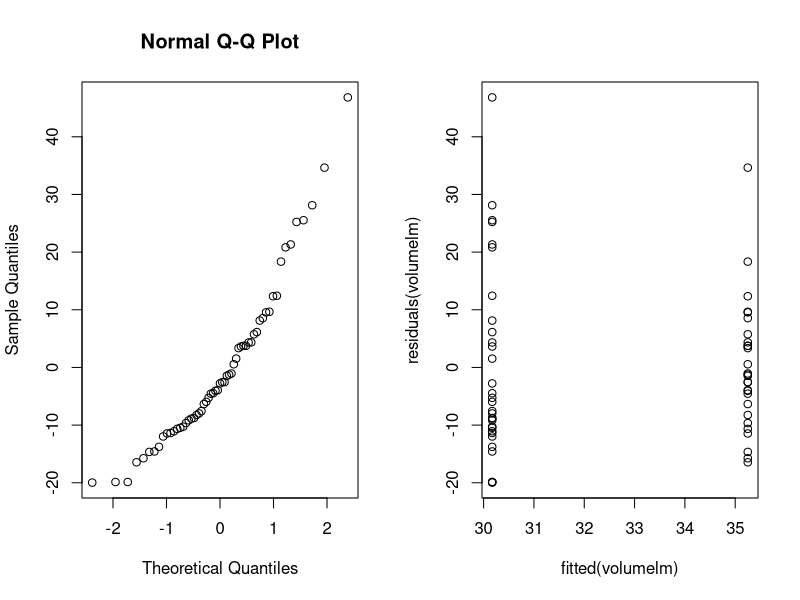
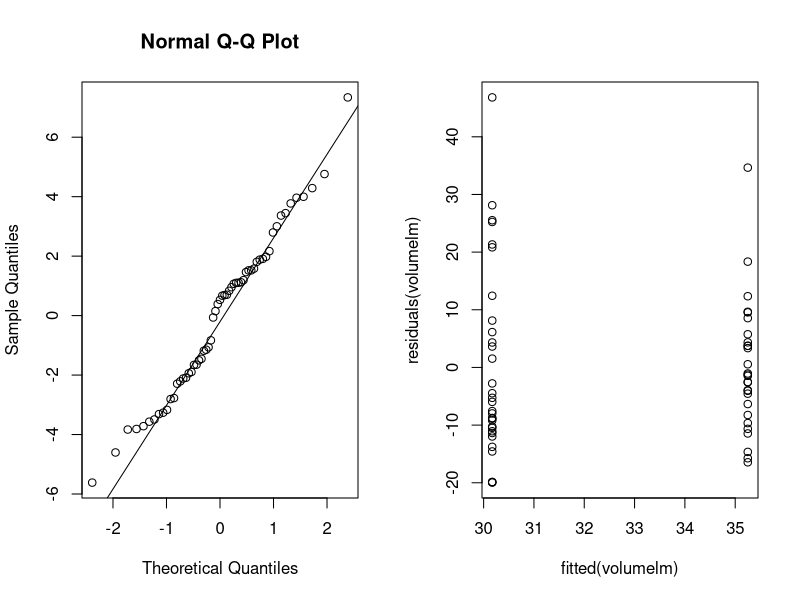
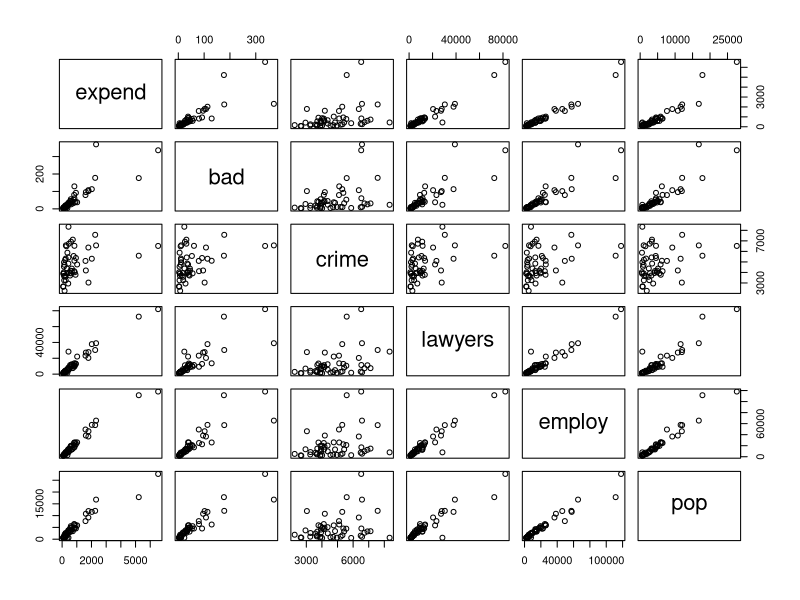
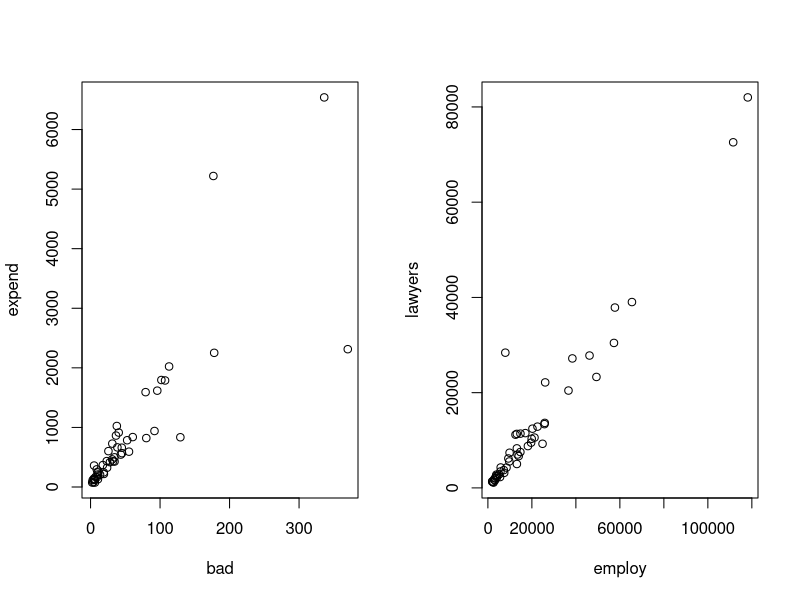
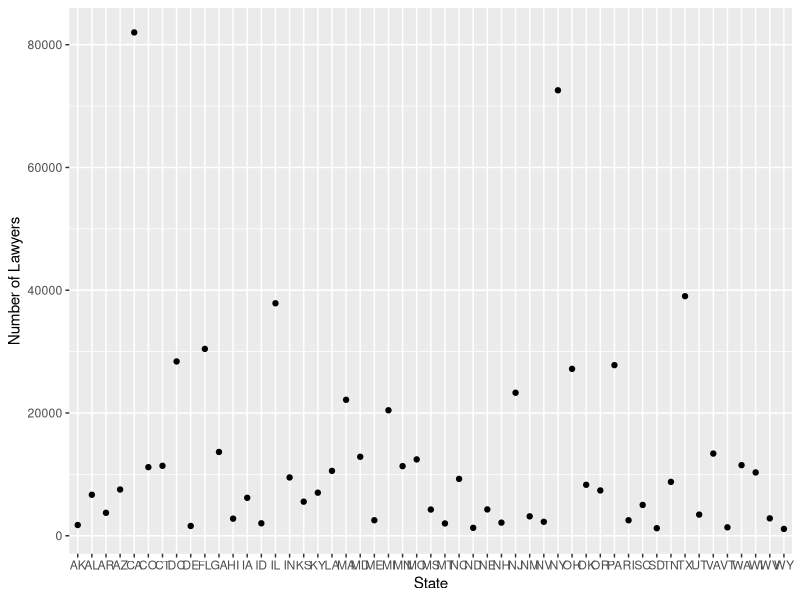
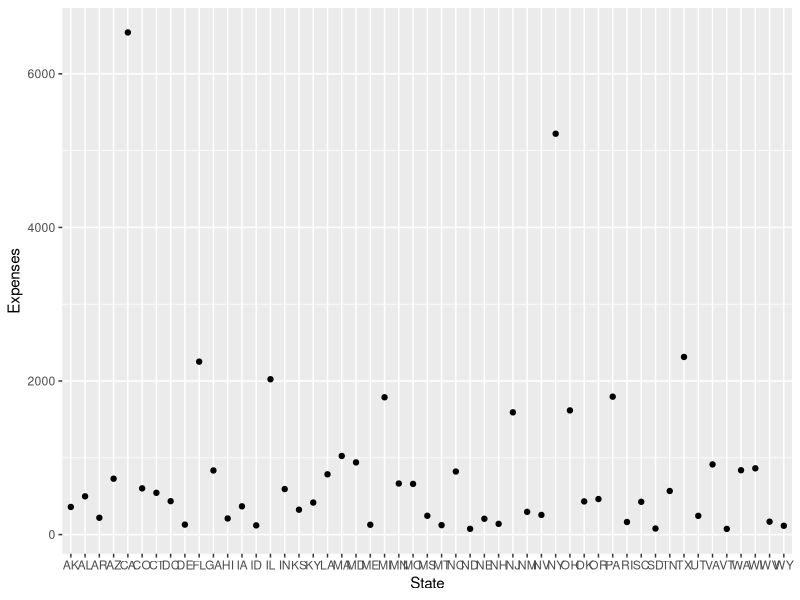
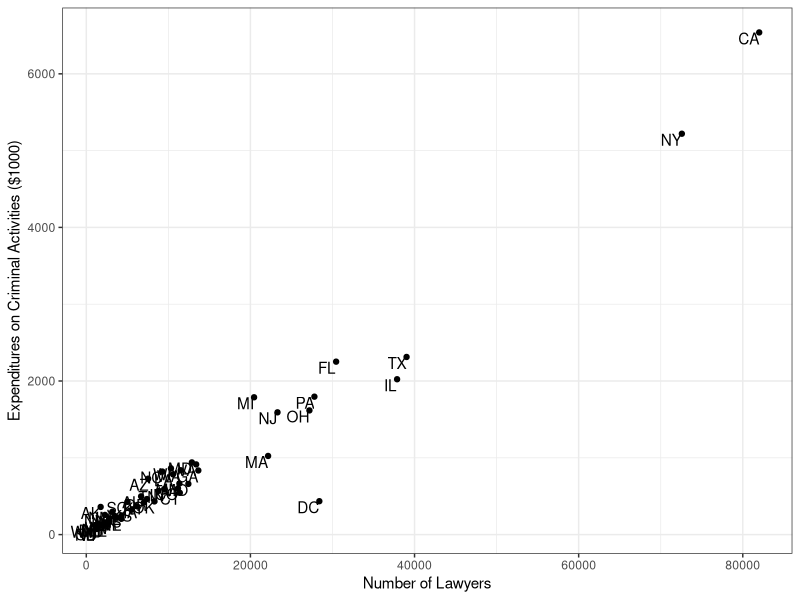
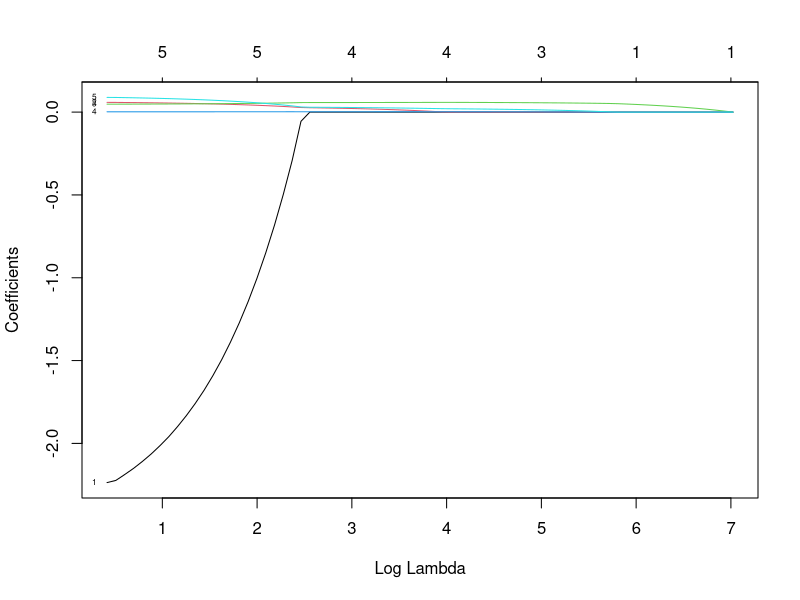

Write the R code that produced these figures, in order. (Note: this script raises an error after producing the figures.)
## ---- chunk 1
treeVolume = read.table("treeVolume.txt", header = T)
head(treeVolume)
## ---- chunk 2
volumelm = lm(volume ~ factor(type), data = treeVolume)
anova(volumelm)
## ---- chunk 3
par(mfrow=c(1,2))
qqnorm(residuals(volumelm))
plot(fitted(volumelm), residuals(volumelm))
par(mfrow=c(1,1))
## ---- chunk 4
t.test(volume ~ factor(type), data=treeVolume)
## ---- chunk 5
volumelm1 = lm(volume ~ height + factor(type) * diameter, data = treeVolume)
anova(volumelm1)
## ---- chunk 6
volumelm2 = lm(volume ~ diameter + factor(type) * height, data = treeVolume)
anova(volumelm2)
## ---- chunk 7
volumeFulllm = lm(volume ~ diameter + height + factor(type), data = treeVolume)
anova(volumeFulllm)
## ---- chunk 8
volumeFulllm = lm(volume ~ diameter + height, data = treeVolume)
anova(volumeFulllm)
## ---- chunk 9
volumeFulllm = lm(volume ~ diameter * height, data = treeVolume)
anova(volumeFulllm)
## ---- chunk 10
par(mfrow=c(1,2))
qqnorm(residuals(volumeFulllm))
qqline(residuals(volumeFulllm))
plot(fitted(volumelm), residuals(volumelm))
par(mfrow=c(1,1))

## ---- chunk 11
d = mean(treeVolume$diameter)
h = mean(treeVolume$height)
avgTree = data.frame(diameter=d, height=h, type="oak")

unname(predict(volumeFulllm, avgTree))

## ---- chunk 12
perfectVolume = pi * (treeVolume$diameter / 2)**2 * treeVolume$height
volumePerfectlm = lm(treeVolume$volume ~ perfectVolume)
anova(volumePerfectlm)
## ---- chunk 13
summary(volumeFulllm)
summary(volumePerfectlm)
## ---- chunk 14
expensescrime = read.table("expensescrime.txt", header = T)
pairs(expensescrime[,-1])
## ---- chunk 15
par(mfrow=c(1,2))
plot(expend ~ bad, data=expensescrime)
plot(lawyers ~ employ, data=expensescrime)
par(mfrow=c(1,1))
## ---- chunk 16
library(ggplot2)

# number of lawyers per state
ggplot(expensescrime, aes(x = state, y = lawyers)) +
  geom_point() +
  labs(x = "State", y = "Number of Lawyers") 

#expenses per state
ggplot(expensescrime, aes(x = state, y = expend)) +
  geom_point() +
  labs(x = "State", y = "Expenses") 

#check what states are outliers in terms of expenses and lawyers 
ggplot(expensescrime, aes(x = lawyers, y = expend, label = state)) +
  geom_point() +
  geom_text(vjust = 1, hjust = 1) +
  labs(x = "Number of Lawyers", y = "Expenditures on Criminal Activities ($1000)") +
  theme_bw()

## ---- chunk 17
summary(lm(expend ~ bad, data=expensescrime))$r.squared
summary(lm(expend ~ crime, data=expensescrime))$r.squared
summary(lm(expend ~ lawyers, data=expensescrime))$r.squared
summary(lm(expend ~ employ, data=expensescrime))$r.squared
summary(lm(expend ~ pop, data=expensescrime))$r.squared


## ---- chunk 18
summary(lm(expend ~ employ + bad, data=expensescrime))$r.squared
summary(lm(expend ~ employ + crime, data=expensescrime))$r.squared
summary(lm(expend ~ employ + lawyers, data=expensescrime))$r.squared
summary(lm(expend ~ employ + pop, data=expensescrime))$r.squared
## ---- chunk 19
summary(lm(expend ~ employ + lawyers + bad, data=expensescrime))$r.squared
summary(lm(expend ~ employ + lawyers + crime, data=expensescrime))$r.squared
summary(lm(expend ~ employ + lawyers + pop, data=expensescrime))$r.squared
## ---- chunk 20
model = lm(expend ~ employ + lawyers, data=expensescrime)
## ---- chunk 21
newData = data.frame(bad=50, crime=5000, lawyers=5000, employ=5000, pop=5000)
predict(model, newData, interval = 'prediction')
## ---- chunk 22
# columns 1 (state), 2 (expend)
x=as.matrix(expensescrime[,-1:-2])
y=expensescrime[,2]

train=sample(1:nrow(x),2/3*nrow(x))
x.train=x[train,]; y.train=y[train]
x.test=x[-train,]; y.test = y[-train]
## ---- chunk 23
library(glmnet)
lasso.model=glmnet(x.train, y.train, alpha=1)
lasso.cv=cv.glmnet(x.train, y.train, alpha=1, type.measure="mse", nfolds=5)

plot(lasso.model, label=T, xvar="lambda")
plot(lasso.cv)
plot(lasso.cv$glmnet.fit, xvar="lambda", label=T)

lambda.1se=lasso.cv$lambda.1se;
coef(lasso.model,s=lasso.cv$lambda.1se)
lasso.pred=predict(lasso.model,s=lambda.1se,newx=as.matrix(x.test))
## ---- chunk 24
mse.lasso=mean((y.test-lasso.pred)^2); mse.lasso

lm.model=lm(expend ~ employ + lawyers, data=expensescrime, subset=train)
y.predict.lm=predict(lm.model,newdata=expensescrime[-train,])
mse.lm=mean((y.test-y.predict.lm)^2); mse.lm
## ---- chunk 25
titanic = read.table("titanic.txt", header = T)
## ---- chunk 26
survived = factor(titanic$Survived, c('0', '1'), c('no', 'yes'))
plot(survived ~ factor(titanic$PClass), main='Ratio of survivors per class', xlab='Passenger class', ylab='survived')
## ---- chunk 27
plot(survived, factor(titanic$PClass), main='Ration of survivors per class', ylab='Passenger class', xlab='survived')
## ---- chunk 28
plot(factor(titanic$Sex), survived, main='Ratio of survivors per sex', xlab='sex', ylab='survived')
## ---- chunk 29
par(mfrow=c(1,2))
hist(titanic$Age, breaks = seq(0, 80, 5), main='Age of all', xlab='Age')
plot(survived ~ titanic$Age, main='Ratio of survival per Age', xlab='age', ylab='survived')
par(mfrow=c(1,1))
## ---- chunk 30
titanic$Sex <- factor(titanic$Sex, levels=c("male", "female"), labels=c(1, 0))
titanic$PClass <- factor(titanic$PClass,levels=c("1st", "2nd", "3rd"), labels=c(1, 2, 3))
titanic$Survived <- factor(titanic$Survived)
titanic


model <- glm(Survived ~ PClass + Age + Sex, data=titanic, family=binomial(link="logit"))
summary(model)
## ---- chunk 31
odds_ratio <- exp(coef(model))
odds_ratio <- data.frame(feature=names(odds_ratio), odds_ratio=odds_ratio)
odds_ratio
## ---- chunk 32
model <- glm(Survived ~ PClass + Age + Sex + Age:PClass + Age:Sex, data=titanic, family=binomial(link="logit"))
summary(model)
## ---- chunk 33
newdata <- expand.grid(PClass=levels(titanic$PClass), Sex=levels(titanic$Sex))
newdata$Age <- rep(55, nrow(newdata))

# use the predict() function to get the predicted probabilities for each combination of PClass, Sex, and Age
newdata$SurvivalProb <- predict(model, newdata, type="response")

newdata
## ---- chunk 34
# split the dataset into training and testing sets
library(caTools)
set.seed(42)
split <- sample.split(titanic$Survived, SplitRatio=0.8)
train <- subset(titanic, split==TRUE)
test <- subset(titanic, split==FALSE)
## ---- chunk 35

## ---- chunk 36
data <- coups

# fit the Poisson regression model
model <- glm(miltcoup ~ oligarchy + pollib + parties + pctvote + popn + size + numelec + numregim, data = data, family = "poisson")

# summarize the model
summary(model)

## ---- chunk 37
# fit the Poisson regression model
model <- glm(miltcoup ~ oligarchy + pollib + parties + pctvote + popn + size  + numregim, data = data, family = "poisson")

# summarize the model
summary(model)
## ---- chunk 38
# fit the Poisson regression model
model <- glm(miltcoup ~ oligarchy + pollib + parties + pctvote + popn + size, data = data, family = "poisson")

# summarize the model
summary(model)
## ---- chunk 39
# fit the Poisson regression model
model <- glm(miltcoup ~ oligarchy + pollib + parties + pctvote + popn, data = data, family = "poisson")

# summarize the model
summary(model)
## ---- chunk 40
# fit the Poisson regression model
model <- glm(miltcoup ~ oligarchy + pollib + parties + pctvote, data = data, family = "poisson")

# summarize the model
summary(model)
## ---- chunk 41
# fit the Poisson regression model
model <- glm(miltcoup ~ oligarchy + pollib + parties, data = data, family = "poisson")

# summarize the model
summary(model)
## ---- chunk 42
# set overall averages of all the other numerical characteristics
newdata <- data.frame(
  oligarchy = mean(data$oligarchy),
  pollib = mean(data$pollib),
  parties = mean(data$parties),
  pctvote = mean(data$pctvote),
  popn = mean(data$popn),
  size = mean(data$size),
  numelec = mean(data$numelec),
  numregim = mean(data$numregim)
)

round(newdata, digits = 0)
newdata

newdata$pollib <- 0
predict(model, newdata, type = "response")

newdata$pollib <- 1
predict(model, newdata, type = "response")

newdata$pollib <- 2
predict(model, newdata, type = "response")
